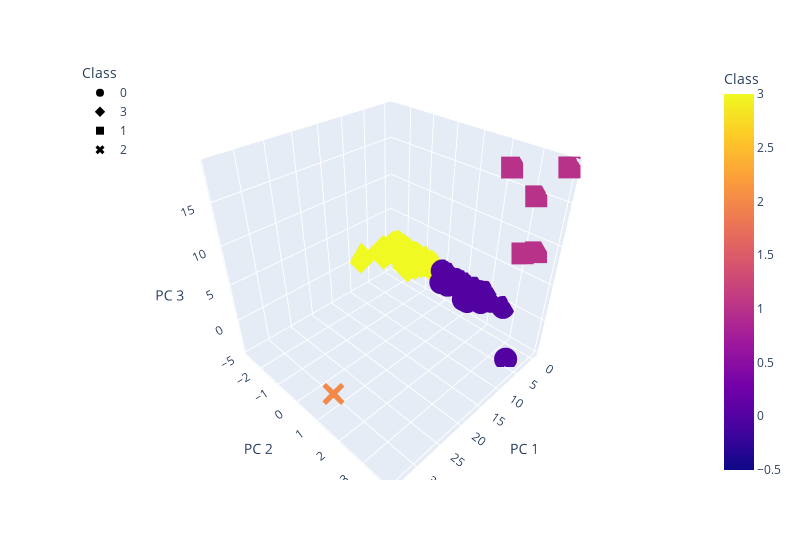

Notebook source saved alongside this figure:
### Markdown cell above
## Deliverable 4: Visualizing Cryptocurrencies Results
### 3D-Scatter with Clusters

### Code cell
# Creating a 3D-Scatter with the PCA data and the clusters
fig = px.scatter_3d(clustered_df, x="PC 1", y="PC 2", z="PC 3", color="Class", symbol="Class", width=800, 
                    hover_name="CoinName", hover_data=["Algorithm"])
fig.update_layout(legend=dict(x=0, y=1))
fig.show()

### Figure 1 — Plotly figure (JSON) as saved in the notebook; plotly's stock layout.template omitted (floating-point values rounded to 4 significant figures; data arrays with more than 128 entries replaced by an {"elided": "..."} marker saying what was removed)
{"data": [{"customdata": {"elided": "288x1 str values"}, "hovertemplate": "<b>%{hovertext}</b><br><br>Class=%{marker.color}<br>PC 1=%{x}<br>PC 2=%{y}<br>PC 3=%{z}<br>Algorithm=%{customdata[0]}<extra></extra>", "hovertext": {"elided": "288 str values"}, "legendgroup": "0", "marker": {"color": {"elided": "288 int values"}, "coloraxis": "coloraxis", "symbol": "circle"}, "mode": "markers", "name": "0", "scene": "scene", "showlegend": true, "type": "scatter3d", "x": {"elided": "288 float values"}, "y": {"elided": "288 float values"}, "z": {"elided": "288 float values"}}, {"customdata": {"elided": "238x1 str values"}, "hovertemplate": "<b>%{hovertext}</b><br><br>Class=%{marker.color}<br>PC 1=%{x}<br>PC 2=%{y}<br>PC 3=%{z}<br>Algorithm=%{customdata[0]}<extra></extra>", "hovertext": {"elided": "238 str values"}, "legendgroup": "3", "marker": {"color": {"elided": "238 int values"}, "coloraxis": "coloraxis", "symbol": "diamond"}, "mode": "markers", "name": "3", "scene": "scene", "showlegend": true, "type": "scatter3d", "x": {"elided": "238 float values"}, "y": {"elided": "238 float values"}, "z": {"elided": "238 float values"}}, {"customdata": [["Proof-of-BibleHash"], ["SHA-256 + Hive"], ["Proof-of-Authority"], ["ECC 256K1"], ["Leased POS"]], "hovertemplate": "<b>%{hovertext}</b><br><br>Class=%{marker.color}<br>PC 1=%{x}<br>PC 2=%{y}<br>PC 3=%{z}<br>Algorithm=%{customdata[0]}<extra></extra>", "hovertext": ["BiblePay", "LitecoinCash", "Poa Network", "Acute Angle Cloud", "Waves"], "legendgroup": "1", "marker": {"color": [1, 1, 1, 1, 1], "coloraxis": "coloraxis", "symbol": "square"}, "mode": "markers", "name": "1", "scene": "scene", "showlegend": true, "type": "scatter3d", "x": [-0.1449, -0.3617, -0.3994, -0.3613, -0.445], "y": [2.245, 3.129, 3.019, 3.453, 3.909], "z": [16.93, 14.78, 7.769, 8.634, 18.7]}, {"customdata": [["TRC10"]], "hovertemplate": "<b>%{hovertext}</b><br><br>Class=%{marker.color}<br>PC 1=%{x}<br>PC 2=%{y}<br>PC 3=%{z}<br>Algorithm=%{customdata[0]}<extra></extra>", "hovertext": ["BitTorrent"], "legendgroup": "2", "marker": {"color": [2], "coloraxis": "coloraxis", "symbol": "x"}, "mode": "markers", "name": "2", "scene": "scene", "showlegend": true, "type": "scatter3d", "x": [34.05], "y": [1.681], "z": [0.2628]}], "layout": {"coloraxis": {"colorbar": {"title": {"text": "Class"}}, "colorscale": [[0, "#0d0887"], [0.1111, "#46039f"], [0.2222, "#7201a8"], [0.3333, "#9c179e"], [0.4444, "#bd3786"], [0.5556, "#d8576b"], [0.6667, "#ed7953"], [0.7778, "#fb9f3a"], [0.8889, "#fdca26"], [1, "#f0f921"]]}, "legend": {"title": {"text": "Class"}, "tracegroupgap": 0, "x": 0, "y": 1}, "margin": {"t": 60}, "scene": {"domain": {"x": [0, 1], "y": [0, 1]}, "xaxis": {"title": {"text": "PC 1"}}, "yaxis": {"title": {"text": "PC 2"}}, "zaxis": {"title": {"text": "PC 3"}}}, "width": 800}}
